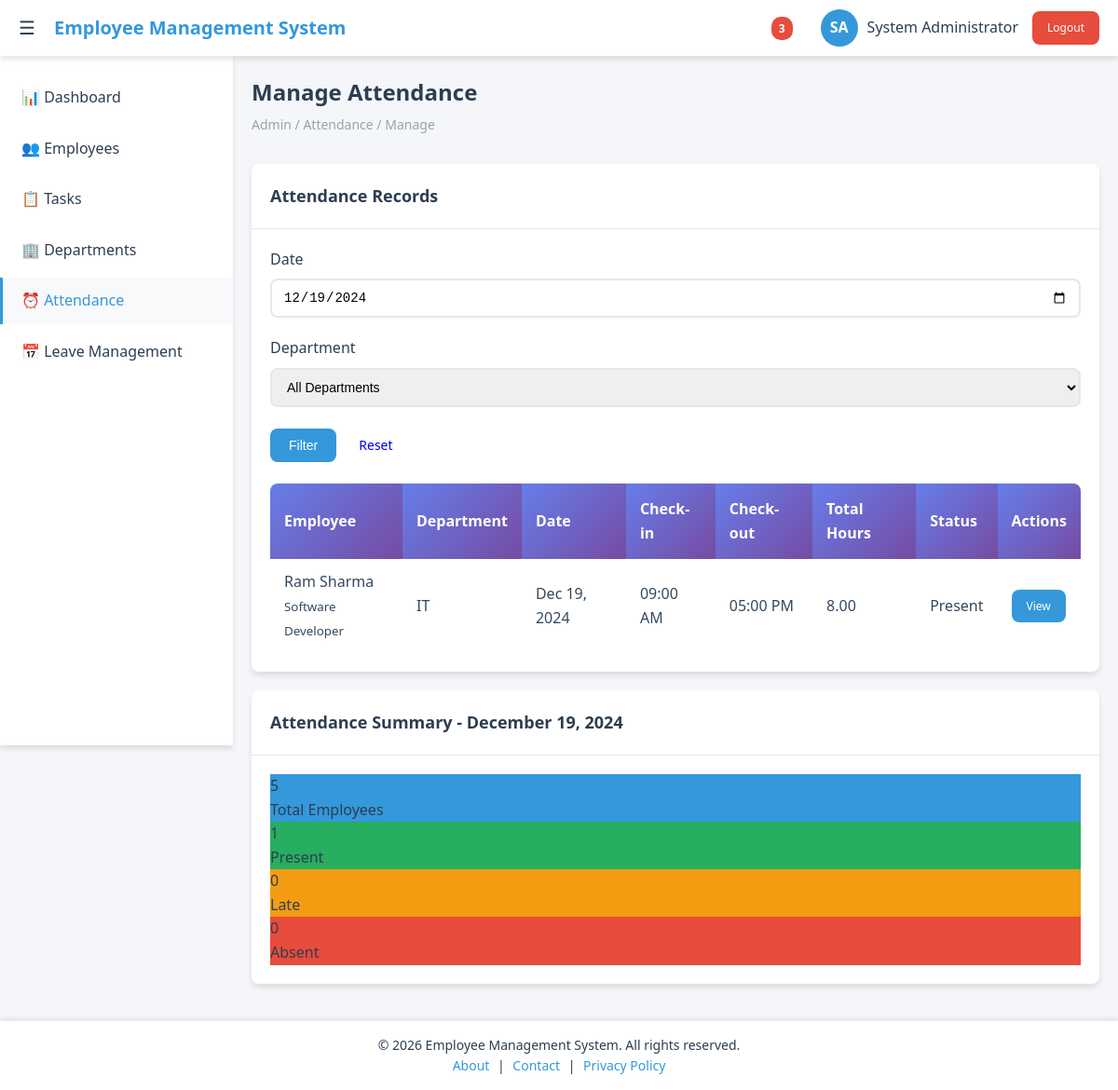
Screenshot of /admin/attendance/manage.php?date=2024-12-19 (signed in) with the database file from the repository.
### tables this page shows
CREATE TABLE attendance (
    id INT PRIMARY KEY AUTO_INCREMENT,
    user_id INT NOT NULL,
    check_in TIMESTAMP NULL,
    check_out TIMESTAMP NULL,
    date DATE NOT NULL,
    total_hours DECIMAL(5,2) DEFAULT 0,
    status ENUM('present', 'absent', 'late', 'half_day') DEFAULT 'present',
    notes TEXT,
    created_at TIMESTAMP DEFAULT CURRENT_TIMESTAMP,
    FOREIGN KEY (user_id) REFERENCES users(id)
);

CREATE TABLE users (
    id INT PRIMARY KEY AUTO_INCREMENT,
    username VARCHAR(50) UNIQUE NOT NULL,
    email VARCHAR(100) UNIQUE NOT NULL,
    password VARCHAR(255) NOT NULL,
    first_name VARCHAR(50) NOT NULL,
    last_name VARCHAR(50) NOT NULL,
    role ENUM('admin', 'employee') DEFAULT 'employee',
    department_id INT,
    position VARCHAR(100),
    phone VARCHAR(20),
    hire_date DATE DEFAULT CURRENT_DATE,
    status ENUM('active', 'inactive') DEFAULT 'active',
    created_at TIMESTAMP DEFAULT CURRENT_TIMESTAMP,
    updated_at TIMESTAMP DEFAULT CURRENT_TIMESTAMP ON UPDATE CURRENT_TIMESTAMP
);

CREATE TABLE departments (
    id INT PRIMARY KEY AUTO_INCREMENT,
    name VARCHAR(100) NOT NULL,
    description TEXT,
    manager_id INT,
    status ENUM('active', 'inactive') DEFAULT 'active',
    created_at TIMESTAMP DEFAULT CURRENT_TIMESTAMP
);

### admin/attendance/manage.php (the view, shortened to what this page needs)
<?php
include '../../config.php';
$filter_date = $_GET['date'] ?? date('Y-m-d');
$sql = "SELECT a.*,
        u.first_name, u.last_name, u.position,
        d.name as department_name
        FROM attendance a
        JOIN users u ON a.user_id = u.id
        LEFT JOIN departments d ON u.department_id = d.id
        WHERE a.date = ?";
$params = [$filter_date];
$types = "s";
$sql .= " ORDER BY a.check_in DESC";
$stmt = $conn->prepare($sql);
$stmt->bind_param($types, ...$params);
$stmt->execute();
$result = $stmt->get_result();
?>
<!DOCTYPE html>
<html lang="en">
<head>
    <link rel="stylesheet" href="../../assets/css/style.css">
    <link rel="stylesheet" href="../../assets/css/admin.css">
    <link rel="stylesheet" href="../../assets/css/tables.css">
</head>
<body>
    <?php include '../../includes/header.php'; ?>
    <?php include '../../includes/sidebar.php'; ?>
    <main class="main-content">
        <div class="page-header">
            <h1 class="page-title">Manage Attendance</h1>
            <div class="breadcrumb">Admin / Attendance / Manage</div>
        </div>
        <div class="card">
            <div class="card-header">
                <h2 class="card-title">Attendance Records</h2>
            </div>
            <div class="card-body">
                <form method="GET" action="" class="filter-form">
                    <div class="form-row">
                        <div class="form-group">
                            <label for="date" class="form-label">Date</label>
                            <input type="date" id="date" name="date" class="form-control"
                                   value="<?php echo $filter_date; ?>">
                        </div>
                        <div class="form-group">
                            <label for="department" class="form-label">Department</label>
                            <select id="department" name="department" class="form-control">
                                <option value="">All Departments</option>
                            </select>
                        </div>
                        <div class="form-group" style="align-self: flex-end;">
                            <button type="submit" class="btn btn-primary">Filter</button>
                            <a href="manage.php" class="btn">Reset</a>
                        </div>
                    </div>
                </form>
                <table class="table">
                    <thead>
                        <tr>
                            <th>Employee</th>
                            <th>Department</th>
                            <th>Date</th>
                            <th>Check-in</th>
                            <th>Check-out</th>
                            <th>Total Hours</th>
                            <th>Status</th>
                            <th>Actions</th>
                        </tr>
                    </thead>
                    <tbody>
                        <?php if ($result->num_rows > 0): ?>
                            <?php while ($row = $result->fetch_assoc()): ?>
                                <tr>
                                    <td>
                                        <?php echo htmlspecialchars($row['first_name'] . ' ' . $row['last_name']); ?>
                                        <br>
                                        <small><?php echo htmlspecialchars($row['position']); ?></small>
                                    </td>
                                    <td><?php echo htmlspecialchars($row['department_name'] ?? 'N/A'); ?></td>
                                    <td><?php echo date('M d, Y', strtotime($row['date'])); ?></td>
                                    <td><?php echo $row['check_in'] ? date('h:i A', strtotime($row['check_in'])) : 'N/A'; ?></td>
                                    <td><?php echo $row['check_out'] ? date('h:i A', strtotime($row['check_out'])) : 'N/A'; ?></td>
                                    <td><?php echo $row['total_hours'] ? number_format($row['total_hours'], 2) : 'N/A'; ?></td>
                                    <td>
                                        <span class="badge status-<?php echo $row['status']; ?>">
                                            <?php echo ucfirst($row['status']); ?>
                                        </span>
                                    </td>
                                    <td>
                                        <a href="view.php?id=<?php echo $row['id']; ?>" class="btn btn-sm btn-primary">View</a>
                                    </td>
                                </tr>
                            <?php endwhile; ?>
                        <?php else: ?>
                            <tr>
                                <td colspan="8" class="text-center">No attendance records found for the selected date.</td>
                            </tr>
                        <?php endif; ?>
                    </tbody>
                </table>
            </div>
        </div>
        <div class="card">
            <div class="card-header">
                <h2 class="card-title">Attendance Summary - <?php echo date('F d, Y', strtotime($filter_date)); ?></h2>
            </div>
            <div class="card-body">
                <?php
                $summary_sql = "SELECT
                    COUNT(*) as total_employees,
                    SUM(CASE WHEN a.id IS NOT NULL THEN 1 ELSE 0 END) as present_count,
                    SUM(CASE WHEN a.status = 'late' THEN 1 ELSE 0 END) as late_count,
                    SUM(CASE WHEN a.status = 'absent' THEN 1 ELSE 0 END) as absent_count
                    FROM users u
                    LEFT JOIN attendance a ON u.id = a.user_id AND a.date = ?
                    WHERE u.role = 'employee' AND u.status = 'active'";
                $stmt = $conn->prepare($summary_sql);
                $stmt->bind_param("s", $filter_date);
                $stmt->execute();
                $summary_result = $stmt->get_result();
                $summary = $summary_result->fetch_assoc();
                ?>
                <div class="stats-grid">
                    <div class="stat-item" style="background: #3498db;">
                        <div class="stat-number"><?php echo $summary['total_employees']; ?></div>
                        <div class="stat-label">Total Employees</div>
                    </div>
                    <div class="stat-item" style="background: #27ae60;">
                        <div class="stat-number"><?php echo $summary['present_count']; ?></div>
                        <div class="stat-label">Present</div>
                    </div>
                    <div class="stat-item" style="background: #f39c12;">
                        <div class="stat-number"><?php echo $summary['late_count']; ?></div>
                        <div class="stat-label">Late</div>
                    </div>
                    <div class="stat-item" style="background: #e74c3c;">
                        <div class="stat-number"><?php echo $summary['absent_count']; ?></div>
                        <div class="stat-label">Absent</div>
                    </div>
                </div>
            </div>
        </div>
    </main>
    <?php include '../../includes/footer.php'; ?>
</body>
</html>

### assets/css/style.css (style rules this page uses)
:root { --primary-color: #3498db; --primary-dark: #2980b9; --secondary-color: #2c3e50; --success-color: #27ae60; --warning-color: #f39c12; --danger-color: #e74c3c; --light-color: #ecf0f1; --dark-color: #34495e; --white: #ffffff; --gray: #95a5a6; --gray-light: #bdc3c7; --border-radius: 8px; --box-shadow: 0 4px 6px rgba(0, 0, 0, 0.1); --transition: all 0.3s ease; --sidebar-width: 250px; --header-height: 60px; }
* { margin: 0; padding: 0; box-sizing: border-box; }
body { font-family: 'Segoe UI', Tahoma, Geneva, Verdana, sans-serif; background-color: #f5f6fa; color: var(--secondary-color); line-height: 1.6; }
.main-content { margin-left: var(--sidebar-width); margin-top: var(--header-height); padding: 20px; transition: var(--transition); min-height: calc(100vh - var(--header-height)); }
.page-header { margin-bottom: 30px; }
.page-title { font-size: 24px; font-weight: 600; color: var(--secondary-color); margin-bottom: 5px; }
.breadcrumb { color: var(--gray); font-size: 14px; }
.card { background: var(--white); border-radius: var(--border-radius); box-shadow: var(--box-shadow); margin-bottom: 20px; transition: var(--transition); }
.card-header { padding: 20px; border-bottom: 1px solid #e1e8ed; display: flex; justify-content: between; align-items: center; }
.card-title { font-size: 18px; font-weight: 600; color: var(--secondary-color); }
.card-body { padding: 20px; }
.btn { display: inline-flex; align-items: center; gap: 8px; padding: 10px 20px; border: none; border-radius: var(--border-radius); font-size: 14px; font-weight: 500; cursor: pointer; transition: var(--transition); text-decoration: none; }
.btn-sm { padding: 8px 16px; font-size: 12px; }
.btn-primary { background-color: var(--primary-color); color: var(--white); }
.table { width: 100%; border-collapse: collapse; background: var(--white); border-radius: var(--border-radius); overflow: hidden; }
.table th, .table td { padding: 12px 15px; text-align: left; border-bottom: 1px solid #e1e8ed; }
.table th { background-color: #f8f9fa; font-weight: 600; color: var(--secondary-color); }
.form-group { margin-bottom: 20px; }
.form-label { display: block; margin-bottom: 8px; font-weight: 500; color: var(--secondary-color); }
.form-control { width: 100%; padding: 10px 12px; border: 2px solid #e1e8ed; border-radius: var(--border-radius); font-size: 14px; transition: var(--transition); }
body { padding-top: 0; }

### assets/css/tables.css (style rules this page uses)
.table { width: 100%; border-collapse: collapse; background: var(--white); }
.table th { background: linear-gradient(135deg, #667eea 0%, #764ba2 100%); color: var(--white); font-weight: 600; padding: 15px; text-align: left; border: none; }
.table td { padding: 12px 15px; border-bottom: 1px solid #e1e8ed; color: var(--dark-color); }
.table tbody tr:last-child td { border-bottom: none; }

### includes/footer.php (style rules this page uses)
body, html { min-height: 100%; display: flex; flex-direction: column; }
.main-content { flex: 1 0 auto; }

### rows the page displays
attendance: user.last_name "Ram Sharma", user.position "Software Developer", departments.name "IT", date "Dec 19, 2024", check_in "09:00 AM", check_out "05:00 PM", total_hours "8.00", status "Present"

### other values shown
$pending_count + $unassigned_count "3"
$_SESSION['first_name'] "System"
$_SESSION['last_name'] "Administrator"
$summary['total_employees'] "5"
$summary['present_count'] "1"
$summary['late_count'] "0"
$summary['absent_count'] "0"
